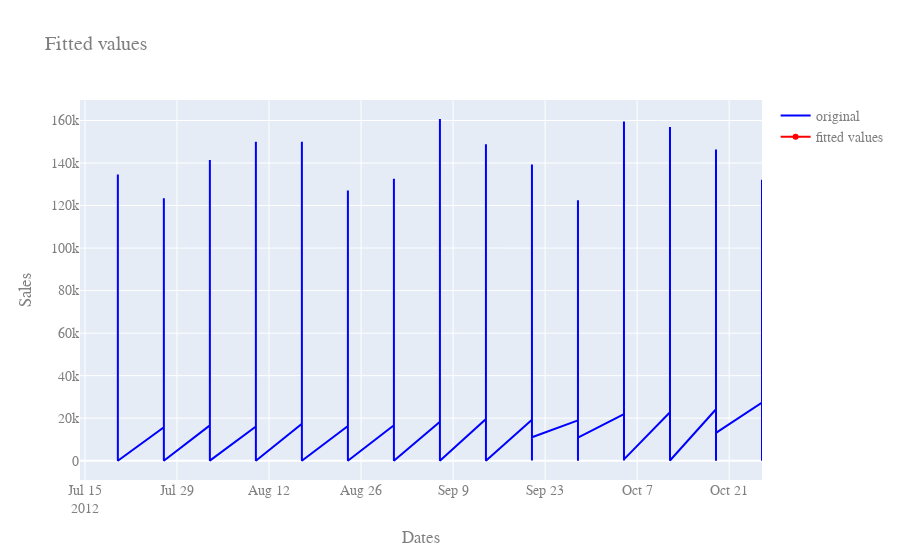

Notebook code for this chart:
### Markdown cell above
### Forecast Arima

### Code cell
fig= go.Figure(data=
               [go.Scatter(x= test["Date"],
                           y= test["Weekly_Sales"],
                           name= "original", 
                           showlegend=True,
                           marker=dict(color="blue"))])
fig.add_trace(
    go.Scatter(x= test["Date"],
               y=pred,
               name= "fitted values",
               showlegend= True, 
               marker=dict(color="red")))
fig.update_layout(
    title="Fitted values",
    xaxis_title="Dates",
    yaxis_title="Sales",
    font=dict(
        family="Arial, monospace",
        size=14,
        color="#7f7f7f"
    )
)
fig.show()

### Figure 1 — Plotly figure (JSON) as saved in the notebook; plotly's stock layout.template omitted (floating-point values rounded to 4 significant figures; data arrays with more than 128 entries replaced by an {"elided": "..."} marker saying what was removed)
{"data": [{"marker": {"color": "blue"}, "name": "original", "showlegend": true, "type": "scatter", "x": {"elided": "1025 str values"}, "y": {"elided": "1025 float values"}}, {"marker": {"color": "red"}, "name": "fitted values", "showlegend": true, "type": "scatter", "x": {"elided": "1025 str values"}, "y": {"elided": "1025x1 float values"}}], "layout": {"font": {"color": "#7f7f7f", "family": "Arial, monospace", "size": 14}, "title": {"text": "Fitted values"}, "xaxis": {"title": {"text": "Dates"}}, "yaxis": {"title": {"text": "Sales"}}}}
